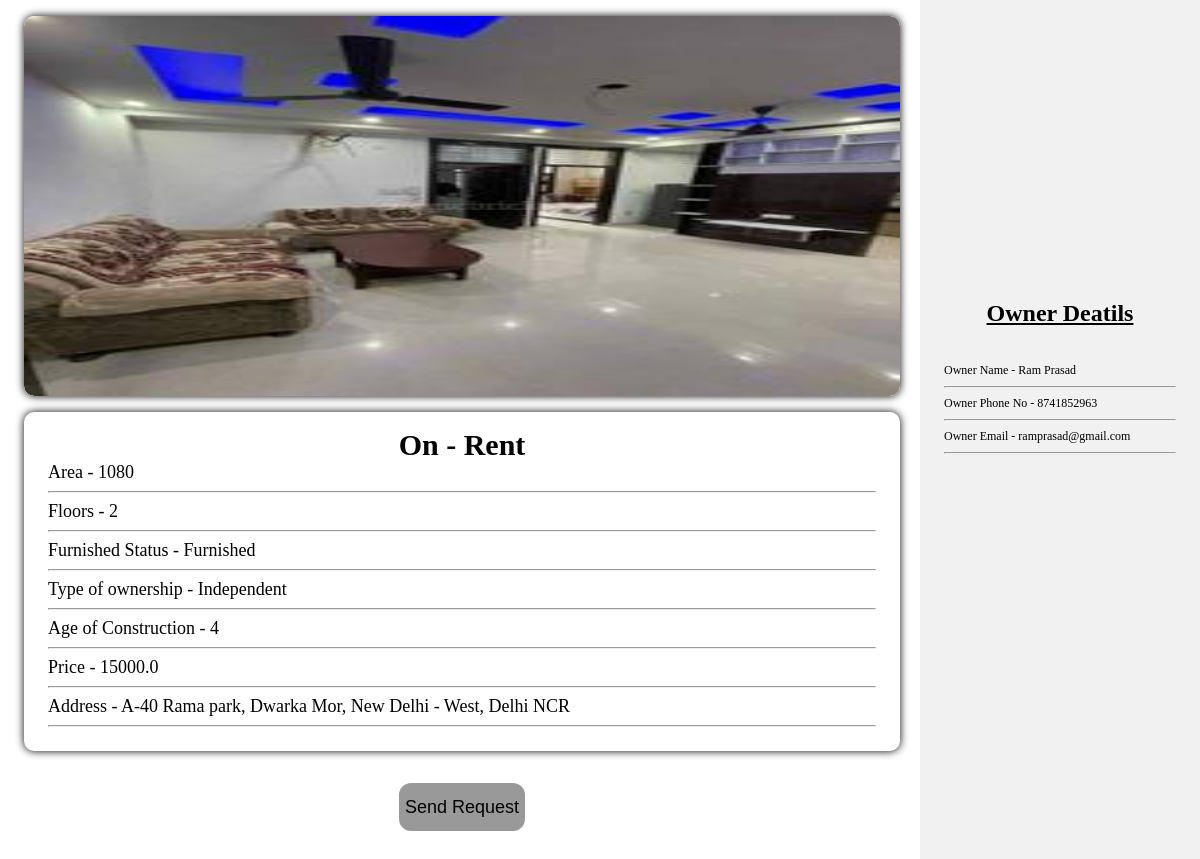
The page /property_details/4/?p_type=Built (signed in) on the database its author committed.
### bricks/models.py (models this page shows, shortened)
class built(models.Model):
    name=models.CharField(max_length=500,blank=False,null=True,default=None)
    owner_phone=models.IntegerField(null=True, blank=False)
    owner_name=models.CharField(max_length=500,blank=False,null=True,default=None)
    owner_mail=models.EmailField(max_length=500,blank=False,null=True)
    cat=models.ForeignKey("category", null=True , on_delete=models.CASCADE, default=None)
    area=models.IntegerField()
    floors=models.IntegerField()
    status=models.CharField(max_length=50,choices=st)
    faces=models.CharField(choices=direction, max_length=50, blank=False)
    p_type=models.CharField(max_length=10, default="Built")
    furnished_status=models.CharField(max_length=50,choices=state, blank=False, null=True)
    type_of_ownership=models.CharField(max_length=50,choices=too)
    price=models.FloatField(default=0,null=True)
    age=models.IntegerField()
    address=models.CharField(max_length=200, blank= False, default=None, null=True, unique=True)
    image=models.ImageField(upload_to='images/')

class category(models.Model):
    cat=models.CharField(max_length=50)
    def __str__(self) :
        return self.cat

### bricks/views.py (the view, shortened to what this page needs)
# urls.py: path('property_details/<str:property_id>/',views.property_details,name='property_details'),
def property_details(request,property_id):
    p_type=request.GET.get('p_type')
    if request.method == 'GET':
     is_land = True
     if p_type == "Built" :
         is_land=False
         obj=built.objects.filter(pk=property_id)
         return render(request,'bricks/property_details.html',{"obj":obj[0]})
     else:
         obj=land.objects.filter(pk=property_id)
         return render(request,'bricks/property_details.html',{"obj":obj[0],"is_land":is_land})

### bricks/templates/bricks/property_details.html (shortened to what this page needs)
<!DOCTYPE html>
<html lang="en">
  <head>
    {% load static %}
    <link
      rel="stylesheet"
      href="{% static 'bricks/style_property_details.css' %}"
    />
  </head>
  <body style="margin: 0; padding: 0">
    {% if user.is_authenticated %}
    <div class="full_details">
      <div class="left_side">
        {% if is_land %}
        <div
          class="part1"
          style="
            width: auto;
            height: 40%;
            margin: 2vh 2vw;
            box-shadow: 0 0 0.75vw rgb(5, 0, 0);
            border-radius: 10px;
          "
        >
          <img
            style="width: 100%; height: 100%; border-radius: 10px"
            src="{{obj.image.url}}"
            alt=""
          />
        </div>
        <div
          class="part2"
          style="
            width: auto;
            height: auto;
            padding: 2vh 2vw;
            -webkit-backdrop-filter: blur(10px);
            backdrop-filter: blur(10px);
          "
        >
          <div id="data1">
            <h2>On - {{obj.cat}}</h2>
            <p>On - {{obj.cat}}</p>
            <hr />
            <p>Area - {{obj.are}}</p>
            <hr />
            <p>Land Type - {{obj.land_type}}</p>
            <hr />
            <p>Price - {{obj.price}}</p>
            <hr />
            <p>Address - {{obj.address}}</p>
            <hr />
          </div>
        </div>
        {% else %}
        <div
          class="part1"
          style="
            width: auto;
            height: 40%;
            margin: 2vh 2vw;
            box-shadow: 0 0 0.75vw rgb(5, 0, 0);
            border-radius: 10px;
          "
        >
          <img
            style="width: 100%; height: 100%; border-radius: 10px"
            src="{{obj.image.url}}"
            alt=""
          />
        </div>
        <div
          class="part2"
          style="
            width: auto;
            height: auto;
            margin: 2vh 2vw;
            -webkit-backdrop-filter: blur(10px);
            backdrop-filter: blur(10px);
          "
        >
          <div id="data1">
            <h2>On - {{obj.cat}}</h2>
            <p>Area - {{obj.area}}</p>
            <hr />
            <p>Floors - {{obj.floors}}</p>
            <hr />
            <p>Furnished Status - {{obj.furnished_status}}</p>
            <hr />
            <p>Type of ownership - {{obj.type_of_ownership}}</p>
            <hr />
            <p>Age of Construction - {{obj.age}}</p>
            <hr />
            <p>Price - {{obj.price}}</p>
            <hr />
            <p>Address - {{obj.address}}</p>
            <hr />
          </div>
        </div>
        {% endif %}
        <div class="options">
          <center>
            <a href="{% url 'send_mail' obj.owner_mail %}"
              ><button>Send Request</button>
            </a>
          </center>
        </div>
      </div>
      <div class="right_side">
        <div class="chip">
          <img
            src="https://www.w3schools.com/howto/img_avatar.png"
            alt="Person"
          />
          <h2
            style="
              text-align: center;
              font-size: 2vw;
              text-decoration: underline;
            "
          >
            Owner Deatils
          </h2>
          <div id="Para">
            <p>Owner Name - {{obj.owner_name}}</p>
            <hr />
            <p>Owner Phone No - {{obj.owner_phone}}</p>
            <hr />
            <p>Owner Email - {{obj.owner_mail}}</p>
            <hr />
          </div>
        </div>
      </div>
    </div>
  </body>
  {% endif %}
</html>

### bricks/static/bricks/style_property_details.css (style rules this page uses)
.full_details { display: flex; flex-direction: row; }
.left_side { display: flexbox; flex-direction: column; width: 60vw; }
.part1 { display: flexbox; width: 100%; overflow: hidden; }
.part1>img { width: 100%; max-height: 60vh; }
.options button { margin: 2vh; border-radius: 1vw; height: 4vw; min-width: fit-content; width: 10vw; font-size: 1.5vw; background: none; border: none; background: rgb(0, 0, 0, 0.4); cursor: pointer; }
body { background: url("https://cdn.pixabay.com/photo/2017/08/03/15/38/architecture-2576906_640.jpg") no-repeat center center fixed; background-size: cover; background-clip: border-box; }

### rows shown on the page
built: image (picture), cat "Rent", area "1080", floors "2", furnished_status "Furnished", type_of_ownership "Independent", age "4", price "15000.0", address "A-40 Rama park, Dwarka Mor, New Delhi - West, Delhi NCR", owner_name "Ram Prasad", owner_phone "8741852963", owner_mail "ramprasad@gmail.com"
